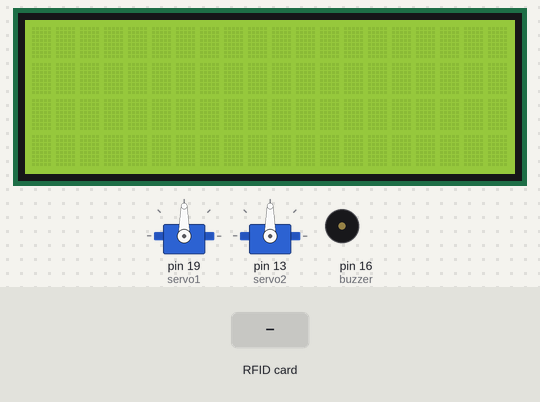
Bench run of a program on a simulated Raspberry Pi (header pin numbers). Shown: 2 × servo, 20×4 character LCD, buzzer (waves = sounding, pin HIGH). Inputs (shaded band) come from the test bench. The RFID card's data blocks start empty; servo angles are drawn from the pulse width (0.5 ms = 0°, 2.5 ms = 180°); what the program prints to the terminal is not drawn.

Above: at 1.2 s.
1.3 s: RFID card 92 F9 DF 30 held to the reader
At 3.0 s:
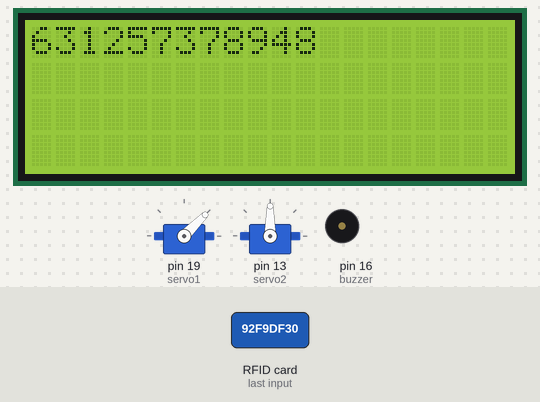
At 6.1 s:
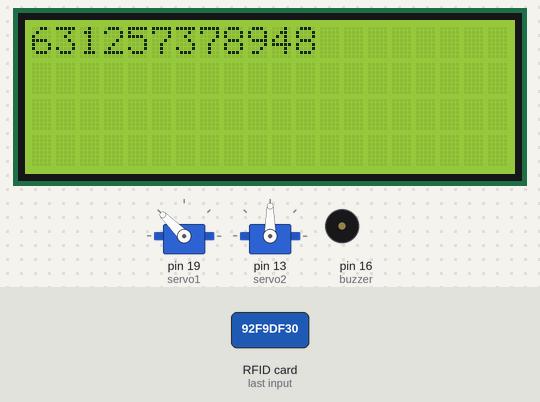
Timing chart, 0 to 7.6 s (numbered marks = the images above; inputs shaded):
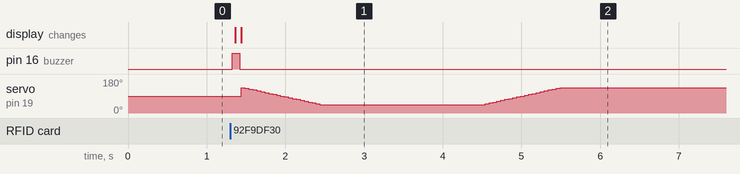

The program:

Read_Bee_LCD_Servo.py
```python
# https://pypi.org/project/mfrc522/
from time import sleep
from gpiozero import Buzzer, Servo
from RPi import GPIO
from mfrc522 import SimpleMFRC522
from RPLCD.i2c import CharLCD

# 631257378948, 19
# 6141524804, 13

# Servo 設定要先寫
myCorrection = 0
maxPW = (2.0 + myCorrection) / 1000
minPW = (1.0 - myCorrection) / 1000
servo1 = Servo(19, min_pulse_width=minPW, max_pulse_width=maxPW)
servo2 = Servo(13, min_pulse_width=minPW, max_pulse_width=maxPW)
servos = {631257378948: servo1, 6141524804: servo2}
servo = 0

reader = SimpleMFRC522()
GPIO.setwarnings(False)
buzzer = Buzzer(16)
lcd = CharLCD(i2c_expander='PCF8574', address=0x27)

def close():
    for value in range(0, 21):
        value2 = (float(value) - 10) / 10
        servo.value = value2
        print(value2)
        sleep(0.05)


def open():
    for value in range(20, -1, -1):
        value2 = (float(value) - 10) / 10
        servo.value = value2
        print(value2)
        sleep(0.05)


if __name__ == '__main__':
    #servo.value = 1.0
    try:
        lcd.clear()
        while True:
            print("Hold a tag near the reader")
            id, text = reader.read()
            servo = servos[id]  # 根據 卡片 id 取得 servo

            # https://gpiozero.readthedocs.io/en/stable/api_output.html
            # beep(on_time=1, off_time=1, n=None, background=True)
            buzzer.beep(0.1, 0.1, 1)
            print("ID: %s\nText: %s" % (id, text))
            lcd.clear()
            lcd.cursor_pos = (0, 0)
            lcd.write_string("{x}".format(x=id))
            lcd.cursor_pos = (1, 0)
            lcd.write_string("{x}".format(x=text))

            open()
            sleep(2)
            close()
            sleep(1)
    except KeyboardInterrupt:
        GPIO.cleanup()
        raise
```

Measured:
- after the input at 1.3 s, pin 16 (buzzer): LOW → HIGH at once, → LOW 0.10 s later; the display: first changes after 0.06 s (image 1 shows a later state)
